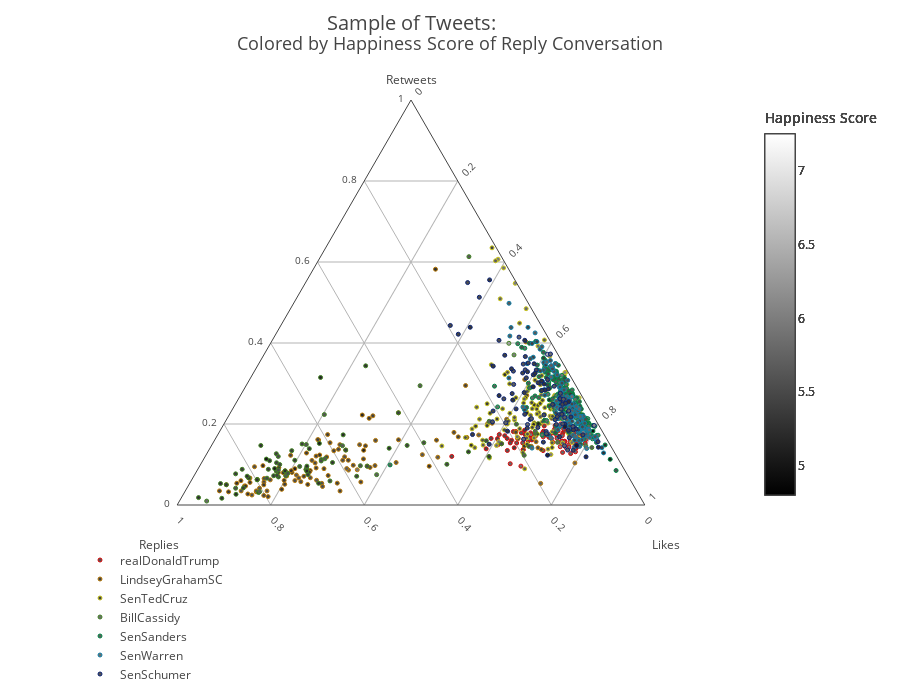

Here is the notebook cell this chart was saved with:
### Code cell
users = ['realDonaldTrump','LindseyGrahamSC','SenTedCruz','BillCassidy','SenSanders','SenWarren','SenSchumer']
usercolors = ['rgb(216, 8, 8)','rgb(183, 121, 7)','rgb(201, 198, 28)','rgb(65, 130, 35)','rgb(0, 135, 69)','rgb(15, 127, 168)','rgb(10, 34, 114)','rgb(107, 62, 163)','rgb(107, 62, 163)']
i = 0
data = []
for u in users:
    allratios_user = allratios[allratios.user == u]
    # Subsetting to plot
    allhapp_ratios = allratios_user[['retweets','replies','likes','happ_score','user']]
    allhapp_ratios = allhapp_ratios.T.to_dict().values()
    rawData = list(allhapp_ratios);
    data.append({
        'type': 'scatterternary',
        'mode': 'markers',
        'a': [i for i in map(lambda x: x['retweets'], rawData)],
        'b': [i for i in map(lambda x: x['replies'], rawData)],
        'c': [i for i in map(lambda x: x['likes'], rawData)],
        'text': [i for i in map(lambda x: str(x['happ_score']), rawData)],
        'legendgroup': 'user', # this can be any string, not just "group"
        'name': u,
        'marker': {
            'color': [i for i in map(lambda x: x['happ_score'], rawData)],
            'cmin':happmin,
            'cmax':happmax,
            'size': 4,
            'colorbar':{'title':'Happiness Score'
                       },
            'colorscale':'Greys',# Viridis Jet YlOrRd
            'showscale':True,
            'line':{
                'color':usercolors[i],
                'width':1
            }}})
    i += 1

    
def makeAxis(title, tickangle): 
    return {
      'title': title,
      'titlefont': { 'size': 12 },
      'tickangle': tickangle,
      'tickfont': { 'size': 10 },
      'tickcolor': 'rgba(0,0,0,0)',
      'ticklen': 5,
      'showline': True,
      'showgrid': True
    }

layout = {
    'title':'Colored by Happiness Score of Reply Conversation',
    'titlefont': { 'size': 18 },
    'autosize':False,
    'width':900,
    'height':700,
    'ternary': {
        'sum': 1,
        'aaxis': makeAxis('Retweets', 0),
        'baxis': makeAxis('<br>Replies  ', 45),
        'caxis': makeAxis('<br>  Likes', -45)
    },
    'legend':{'orientation':'h'},
    'annotations': [{
      'showarrow': False,
      'text': 'Sample of Tweets:',
        'x': .5,
        'y': 1.23,
        'font': { 'size': 20 }
    }]
}
fig = {'data': data, 'layout': layout}
#py.plotly.image.save_as(fig,'Figs/{}-ratio-happiness.jpeg'.format(screenname))
py.offline.iplot(fig)
